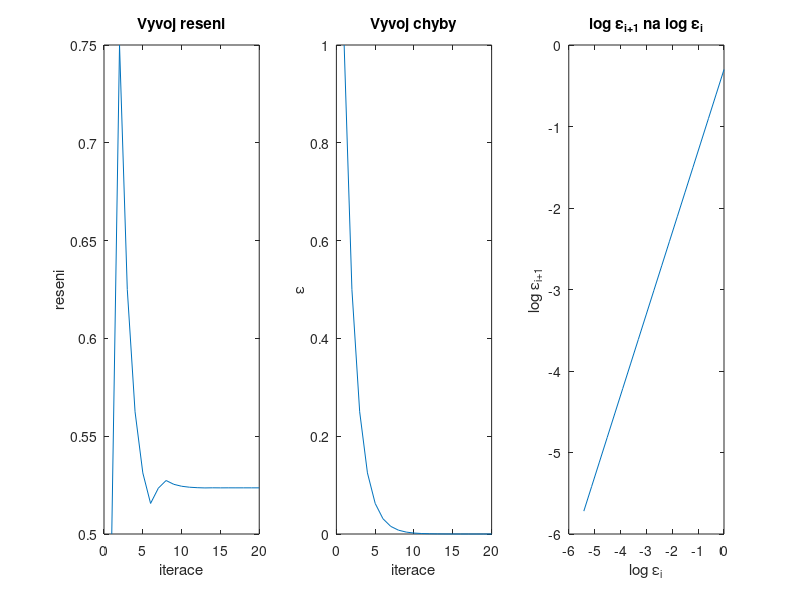

MATLAB code to generate this figure:
function pulintervalu

% demonstrace metody puleni intervalu pro nelinearni rovnice
% spolu s odhadem radu metody

% nadefinujeme f(x) a budeme hledat reseni f(x)=0
f=inline('sin(x)-0.5');

iteraci=20; % celkovy pocet iteraci

a=0; % pocatecni body omezujici reseni
b=1;

epsilon = []; % odhad chyby, tedy delku intervalu <a,b> v jednotlivych krocich
reseni = []; % aktualni odhad reseni

for i=1:iteraci
	c=(a+b)/2;
	epsilon(i)=b-a;
	reseni(i)=(a+b)/2;
	if f(a)*f(c)<0
		b=c;
	else
		a=c;
	end;
end;

koren=reseni(end) % odhad konecneho reseni
chyba=epsilon(end) % odhadem konecne chyby

% zobrazime vyvoj reseni v zavislosti na iteracich vlevo
subplot(131);
plot(1:iteraci,reseni);
title('Vyvoj reseni');
xlabel('iterace');
ylabel('reseni');

% zobrazime vyvoj chyby v zavislosti na iteracich uprostred
subplot(132);
plot(1:iteraci,epsilon);
title('Vyvoj chyby');
xlabel('iterace');
ylabel('\epsilon');

% zobrazime zavislost log epsilon_i+1 na log epsilon_i
subplot(133);
x=log10(epsilon(1:(length(epsilon)-1)));
y=log10(epsilon(2:(length(epsilon))));
plot(x,y);
title('log \epsilon_{i+1} na log \epsilon_i');
xlabel('log \epsilon_{i}');
ylabel('log \epsilon_{i+1}');

% provedeme fit daty primkou
p=polyfit(x,y,1);

% smernice (tedy i rad) je
p(1)

end